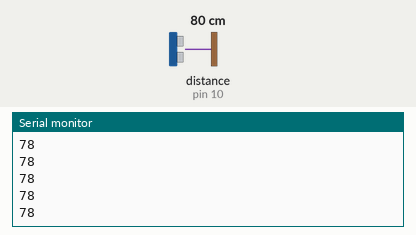
The sketch below on a simulated Arduino Uno, built with avr-gcc and run on an emulated ATmega328P. Parts: the last lines printed to the serial monitor. Wiring (inferred from the names in the program): ultrasonic range finder: trigger pin 7; echo pin 10. Inputs (shaded band) come from the test bench; at power-on: distance to the obstacle (sensor on pin 10) 80 cm. The echo pulse lasts 58.3 µs per cm.

Above: at 1.2 s.
1.3 s: distance to the obstacle (sensor on pin 10) set to 2 cm
At 2.2 s:
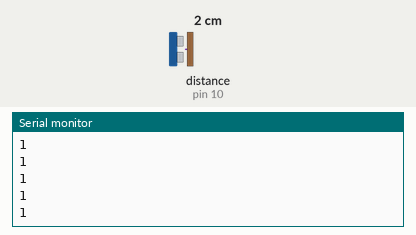
2.8 s: distance to the obstacle (sensor on pin 10) set to 4 cm
At 3.4 s:
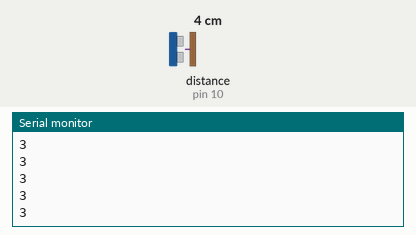
Timing chart, 0 to 5.8 s (numbered marks = the images above; inputs shaded):
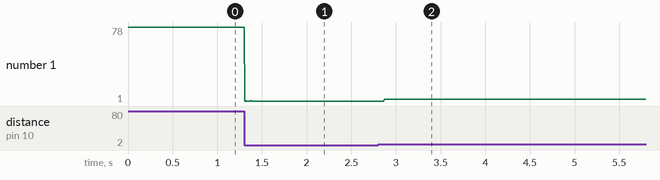

The sketch:

ultrasonic_demo.ino
```cpp
// Program to print out ultrasonic distance values
#define TRIG_PIN 7
#define ECHO_PIN 10

void setup() {
  // put your setup code here, to run once:
  pinMode(ECHO_PIN, INPUT);
  pinMode(TRIG_PIN, OUTPUT);
  Serial.begin(9600);
}

// getUltrasonicVal() is a function which will return
// the distance detected by the ultrasonic sensor
int getUltrasonicVal() {
  // Clears the Trigger Pin by turning it off
  digitalWrite(TRIG_PIN, LOW);
  delayMicroseconds(2);

  // Turns on the Trigger Pin for 10 microseconds and off
  // to send a signal
  digitalWrite(TRIG_PIN, HIGH);
  delayMicroseconds(10);
  digitalWrite(TRIG_PIN, LOW);


  // Printing the echo time in cm
  int echoDistance = pulseIn(ECHO_PIN, HIGH) * 0.034 / 2;
  return echoDistance;
}

void loop() {
  int echoDistance = getUltrasonicVal();
  Serial.println(echoDistance);
}
```

Measured:
- after the input at 1.3 s, the serial monitor: prints a new line at once (image 1)
- after the input at 2.8 s, the serial monitor: prints a new line after 0.07 s (image 2)
- plotted number 1: 78 → 1 after the input at 1.3 s, 1 → 3 after the input at 2.8 s
